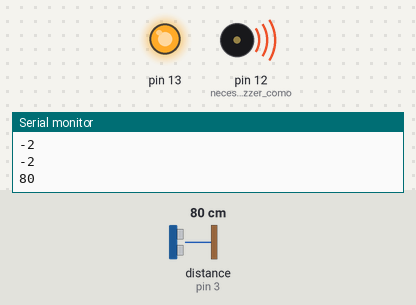
A sketch run on a simulated Arduino Uno, built with avr-gcc and run on an emulated ATmega328P. Shown: output pins drawn as LEDs (lit = HIGH), buzzer (waves = sounding), the last lines printed to the serial monitor. Wiring (inferred from the names in the program): ultrasonic range finder: trigger pin 2; echo pin 3. Dashed ring = blinking. Inputs (shaded band) come from the test bench; at power-on: distance to the obstacle (sensor on pin 3) 80 cm. The echo pulse lasts 58.3 µs per cm; pins used as bus, display or sensor lines are not drawn.

Above: at 1.2 s.
1.3 s: distance to the obstacle (sensor on pin 3) set to 2 cm
At 3.0 s:
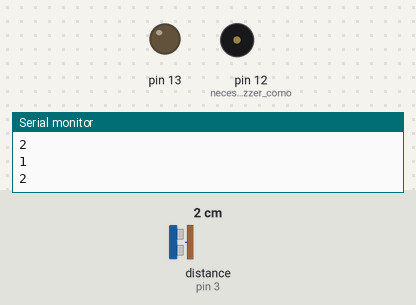
3.3 s: distance to the obstacle (sensor on pin 3) set to 4 cm
At 3.67 s:
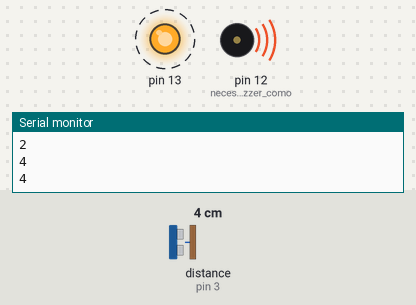
6.8 s: distance to the obstacle (sensor on pin 3) set to 35 cm
At 7.29 s:
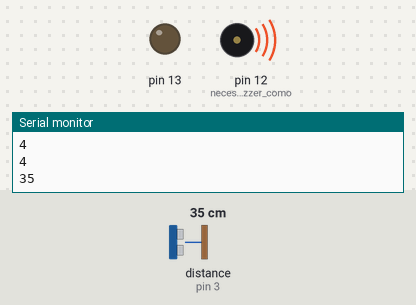
10.3 s: distance to the obstacle (sensor on pin 3) set to 146 cm
At 10.9 s:
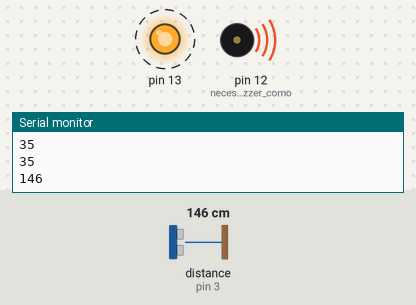
13.8 s: distance to the obstacle (sensor on pin 3) set to 152 cm
At 15.0 s:
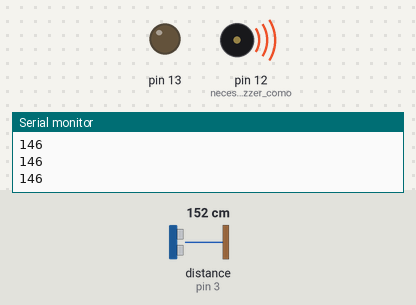
Timing chart, 0 to 16.8 s (numbered marks = the images above; inputs shaded):
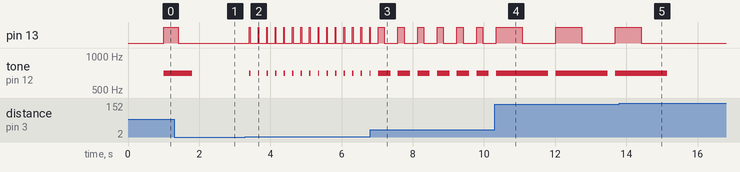

Measured:
- the behaviour switches between 2 and 3 cm on distance to the obstacle (sensor on pin 3) (found by bisection; images 1 and 2)
- the behaviour switches between 149 and 150 cm on distance to the obstacle (sensor on pin 3) (found by bisection; images 4 and 5)
- after the input at 1.3 s, pin 13: goes on until 1.4 s, then stays LOW; tone on pin 12 (necessário_no_buzzer_como): goes on until 1.8 s, then stays silent
- after the input at 3.3 s, pin 13: alternates HIGH for 0.02 s and LOW for 0.22 s, starting after 0.11 s; tone on pin 12 (necessário_no_buzzer_como): alternates 700 Hz for 0.04 s and silent for 0.20 s, starting after 0.11 s
- after the input at 6.8 s, tone on pin 12 (necessário_no_buzzer_como): alternates 700 Hz for 0.35 s and silent for 0.20 s, starting after 0.58 s
- after the input at 10.3 s, pin 13: alternates HIGH for 0.73 s and LOW for 0.94 s, starting after 0.78 s; tone on pin 12 (necessário_no_buzzer_como): alternates 700 Hz for 1.5 s and silent for 0.21 s, starting after 1.5 s
- after the input at 13.8 s, pin 13: goes on until 14.4 s, then stays LOW; tone on pin 12 (necessário_no_buzzer_como): goes on until 15.1 s, then stays silent

The sketch:

18-Sensor-de-R_.ino
```cpp
/**
  Data: 23 de setembro de 2025
*/

// Distance sensor

#pragma once

//#include <Arduino.h>

// A very stateful non-blocking implementation for an HC-SR04
template <uint8_t TrigPin, uint8_t EchoPin>
class DistanceSensor
{
public:
  inline DistanceSensor() : nextTick(0), phase(1) {}

  inline void begin()
  {
    pinMode(TrigPin, OUTPUT);
    pinMode(EchoPin, INPUT);
  }

  constexpr static int NREADY = -1;
  constexpr static int ERR = -2;

  /**
  * Ticks the HC-SR04
  * Returns a value when ready, NREADY when not ready
  * or ERR on error
  * Call as fast as possible
  */
  int tick()
  {
    if (micros() < nextTick) return NREADY;

    switch(phase)
    {
    case 1:
      phase1();
      return NREADY;
    case 2:
      phase2();
      return NREADY;
    case 3:
      if (!phase3())
        return ERR;
      return NREADY;
    case 4:
      return phase4();
    default:
      // How?
      phase = 1;
      return ERR;
    }
  }
private:
  unsigned long nextTick;
  uint16_t phase;

  void phase1()
  {
    digitalWrite(TrigPin, HIGH);
    phase = 2;
    nextTick = micros() + 10;
  }

  void phase2()
  {
    digitalWrite(TrigPin, LOW);
    phase = 3;
    nextTick = micros();
  }

  bool phase3()
  {
    // Wait for pin to go high
    if (digitalRead(EchoPin) != HIGH)
    {
      // 1 second
      if (micros() - 1000000 > nextTick)
      {
        phase = 1;
        // timed out
        return false;
      }

      // true bc didn't error
      return true;
    }

    // Pin is high
    // Save time in nextTick

    nextTick = micros();
    phase = 4;

    return true;
  }

  int phase4()
  {
    // Wait for pin to go low
    if (digitalRead(EchoPin)) return NREADY;

    // Pin is low
    // Get time

    unsigned long time = micros() - nextTick;

    phase = 1;

    int cm = time/29/2;

    if (cm > 1900)
    {
      return ERR;
    }
    return cm;
  }
};


/**
  Sensor de ré
  Exemplo de uso do sensor ultrassônico HC-SR04 e biblioteca
  @author Artur correiaa
*/

// ATENÇÃO !!! Antes de tudo instalar a biblioteca:
//"Distance-Sensor by tin Dao"
// Iniciar a biblioteca sempre no início do código
// #include (inclui uma biblioteca instalada)
// <DistanceSensor.h> (nome da biblioteca instalada)
// Não usar ; no final
//#include <DistanceSensor.h>

// Instruções da documentação da biblioteca
constexpr int TrigPin = 2;  //Pino Trig do sensor
constexpr int EchoPin = 3;  //Pino Echo do sensor

// Criar um objeto (segundo a documentação)
DistanceSensor<TrigPin, EchoPin> sensor;

void setup() {
  pinMode(13, OUTPUT);
  //pinMode(12, OUTPUT); //necessário no buzzer como saída
  Serial.begin(9600);
  sensor.begin();  //iniciar o objeto sensor(documentação)
}

void loop() {
  // sensor.tick() dispara o sonar (biblioteca)
  //distancia é uma variável que armazena a distância em cm
  int distancia = sensor.tick();
  // se não tiver erro retornar a distancia
  if (distancia == sensor.NREADY) {
    return;
  }
  Serial.println(distancia);
  // Lógica principal
  // Trabalhar a questão de erros de leitura (-2) e também
  // os limites de leitura do sensor (2cm a 250cm)
  // distancia maior que 2 (resolve problemas de erro de leitura e
  // limite do sensor)
  if (distancia > 2 && distancia < 150) {
    digitalWrite(13, HIGH);
    tone(12, 700);
    //digitalWrite(12, HIGH);  //Uso do volume máximo do buzzer
    delay(distancia * 5);
    digitalWrite(13, LOW);
    delay(distancia * 5);
    noTone(12);
    //digitalWrite(12, LOW); //buzzer
  } else {
    digitalWrite(13, LOW);
    noTone(12);
    //digitalWrite(12, LOW);
  }

  delay(200);  //recomendação da documentação
}
```
